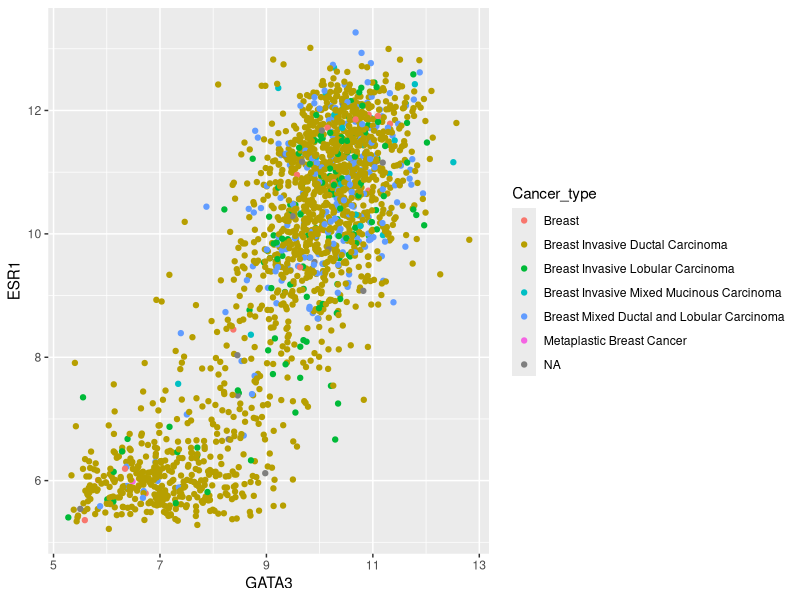
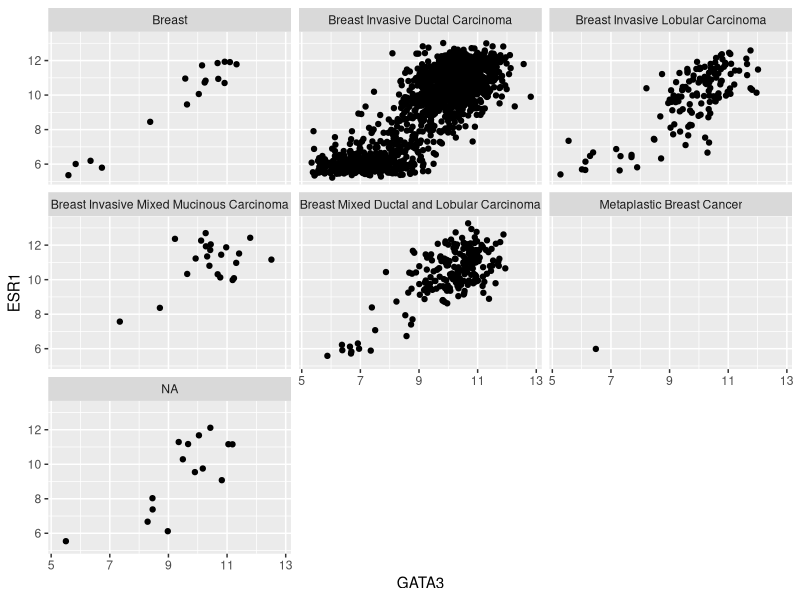
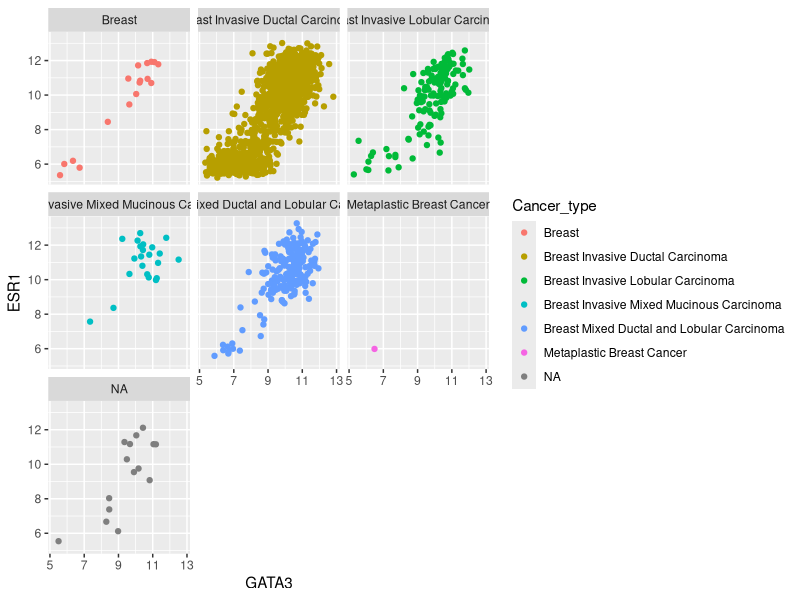

Write R code to recreate these figures, in order.
## ---- chunk 1
options(tibble.print_max = 1, tibble.print_min = 1, max.print=10, 
        tibble.max_extra_cols=1)
knitr::opts_chunk$set(eval=FALSE)
## ---- chunk 2
library(tidyverse)
metabric <- read_csv("data/metabric_clinical_and_expression_data.csv")
## ---- chunk 3
metabric[1:5,]
## ---- chunk 4
metabric[metabric$Survival_status=="DECEASED", ]
## ---- chunk 5
filter(metabric, Survival_status=="DECEASED")

deceased <- filter(metabric, Survival_status=="DECEASED")
## ---- chunk 6
unique(metabric$Vital_status)
## ---- chunk 7
filter(metabric, Vital_status%in%c("Died of Disease", "Died of Other Causes"))
## ---- chunk 8
filter(metabric, str_starts(Vital_status, "Died"))
## ---- chunk 9
filter(metabric, Survival_status == "LIVING", Survival_time > 120)
## ---- chunk 10
filter(metabric, Survival_status == "LIVING" & Survival_time > 120)
## ---- chunk 11
filter(metabric, Survival_status == "LIVING" & Survival_time > 120, ER_status == "Positive" | PR_status == "Positive")
## ---- chunk 12
patients_of_interest <- filter(metabric, 
                               Survival_status == "LIVING" & Survival_time > 120, 
                               ER_status == "Positive" | PR_status == "Positive")
patients_of_interest[,c("Patient_ID", 
                        "Survival_status", 
                        "Survival_time", 
                        "ER_status", 
                        "PR_status")]
## ---- chunk 13
select(patients_of_interest, Patient_ID, Survival_status, Survival_time, ER_status, PR_status)
## ---- chunk 14
select(patients_of_interest, Patient_ID, ER_status, PR_status, Survival_status, Survival_time)
## ---- chunk 15
select(metabric, ends_with("Status"))
## ---- chunk 16
select(metabric, -Patient_ID)
## ---- chunk 17
patients <- filter(metabric, Survival_status == "LIVING", Survival_time > 120)
patient_details <- select(patients, Patient_ID, Survival_status)
patient_details
## ---- chunk 18
patient_details <- filter(metabric, Survival_status == "LIVING", Survival_time > 120)
patient_details <- select(patient_details, Patient_ID, Survival_status)
patient_details
## ---- chunk 19
patient_details <- select(filter(metabric, Survival_status == "LIVING", Survival_time > 120), 
                          Patient_ID, Survival_status)
patient_details
## ---- chunk 20
filter(metabric, Survival_status == "LIVING")
## ---- chunk 21
metabric %>%
  filter(Survival_status == "LIVING")
## ---- chunk 22
metabric %>%
  filter(Survival_status == "LIVING") %>% 
  select(Patient_ID, Survival_time)
## ---- chunk 23
metabric$Deceased <- metabric$Survival_status == "DECEASED"
## ---- chunk 24
mutate(metabric, Deceased = Survival_status == "DECEASED")
## ---- chunk 25
metabric %>%
  filter(Survival_time > 240) %>% 
  mutate(Deceased = Survival_status == "DECEASED") %>% 
  select(Patient_ID, Survival_status, Deceased, Survival_time)
## ---- chunk 26
metabric %>%
  filter(Survival_time > 240) %>% 
  mutate(Deceased = Survival_status == "DECEASED") %>% 
  mutate(Survival_time = round(Survival_time)) %>% 
  select(Patient_ID, Survival_status, Deceased, Survival_time)
## ---- chunk 27
metabric %>% 
  select(Patient_ID, Survival_status, Vital_status)

metabric %>% 
  mutate(Survival_status = as.factor(Survival_status), Vital_status = as.factor(Vital_status)) %>% 
  select(Patient_ID, Survival_status, Vital_status)
## ---- chunk 28
metabric %>% 
  mutate_at(vars(Survival_status, Vital_status), as.factor) %>% 
  select(Patient_ID, ends_with("_status"))
## ---- chunk 29
metabric %>% 
  arrange(Age_at_diagnosis)
## ---- chunk 30
mean(metabric$ESR1)
summary(metabric)
## ---- chunk 31
metabric %>%
  filter(Survival_status == "DECEASED") %>% 
  summarise(Survival_time_mean = mean(Survival_time))
## ---- chunk 32
metabric %>%
  filter(Survival_status == "DECEASED") %>% 
  summarise(Survival_time_mean = mean(Survival_time), Survival_time_sd = sd(Survival_time))
## ---- chunk 33
metabric %>%
  filter(Survival_status == "DECEASED") %>% 
  summarise(Survival_time_mean = mean(Survival_time), ESR1_mean = mean(ESR1))
## ---- chunk 34
ggplot(data = metabric, mapping = aes(x = GATA3, y = ESR1)) +
  geom_point(mapping=aes(colour = Cancer_type))
## ---- chunk 35
ggplot(data = metabric, mapping = aes(x = GATA3, y = ESR1)) +
  geom_point() +
  facet_wrap(~ Cancer_type)
## ---- chunk 36
ggplot(data = metabric, mapping = aes(x = GATA3, y = ESR1)) +
  geom_point(mapping=aes(colour = Cancer_type)) +
  facet_wrap(~ Cancer_type)
